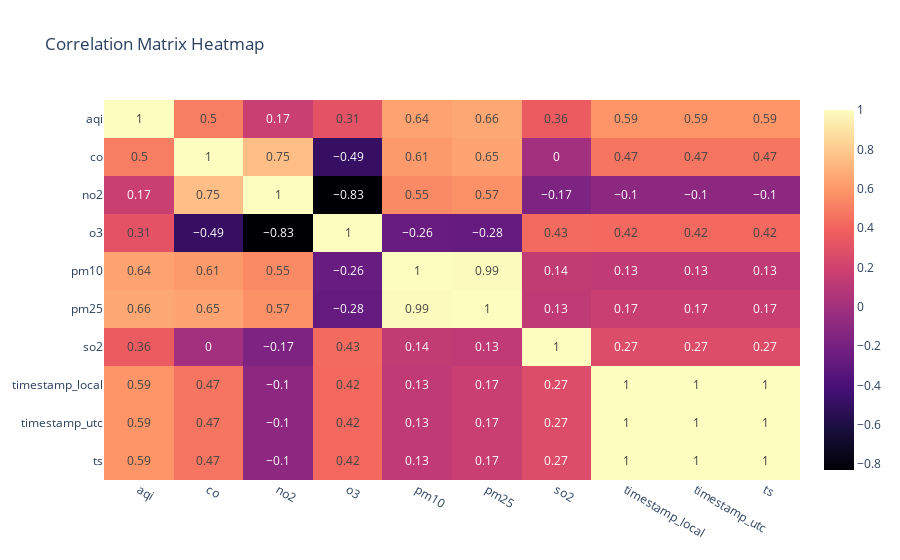

Notebook cell for this chart:
### Code cell
# Correlation Matrix Heatmap

correlation_matrix = df.corr()
fig_heatmap = px.imshow(round(correlation_matrix,2), title='Correlation Matrix Heatmap', color_continuous_scale='Magma',
                         aspect='auto', text_auto=True)
fig_heatmap.show()

### Figure 1 — Plotly figure (JSON) as saved in the notebook; plotly's stock layout.template omitted (floating-point values rounded to 4 significant figures)
{"data": [{"coloraxis": "coloraxis", "hovertemplate": "x: %{x}<br>y: %{y}<br>color: %{z}<extra></extra>", "name": "0", "texttemplate": "%{z}", "type": "heatmap", "x": ["aqi", "co", "no2", "o3", "pm10", "pm25", "so2", "timestamp_local", "timestamp_utc", "ts"], "xaxis": "x", "y": ["aqi", "co", "no2", "o3", "pm10", "pm25", "so2", "timestamp_local", "timestamp_utc", "ts"], "yaxis": "y", "z": [[1, 0.5, 0.17, 0.31, 0.64, 0.66, 0.36, 0.59, 0.59, 0.59], [0.5, 1, 0.75, -0.49, 0.61, 0.65, 0, 0.47, 0.47, 0.47], [0.17, 0.75, 1, -0.83, 0.55, 0.57, -0.17, -0.1, -0.1, -0.1], [0.31, -0.49, -0.83, 1, -0.26, -0.28, 0.43, 0.42, 0.42, 0.42], [0.64, 0.61, 0.55, -0.26, 1, 0.99, 0.14, 0.13, 0.13, 0.13], [0.66, 0.65, 0.57, -0.28, 0.99, 1, 0.13, 0.17, 0.17, 0.17], [0.36, 0, -0.17, 0.43, 0.14, 0.13, 1, 0.27, 0.27, 0.27], [0.59, 0.47, -0.1, 0.42, 0.13, 0.17, 0.27, 1, 1, 1], [0.59, 0.47, -0.1, 0.42, 0.13, 0.17, 0.27, 1, 1, 1], [0.59, 0.47, -0.1, 0.42, 0.13, 0.17, 0.27, 1, 1, 1]]}], "layout": {"coloraxis": {"colorscale": [[0, "#000004"], [0.1111, "#180f3d"], [0.2222, "#440f76"], [0.3333, "#721f81"], [0.4444, "#9e2f7f"], [0.5556, "#cd4071"], [0.6667, "#f1605d"], [0.7778, "#fd9668"], [0.8889, "#feca8d"], [1, "#fcfdbf"]]}, "title": {"text": "Correlation Matrix Heatmap"}, "xaxis": {"anchor": "y", "domain": [0, 1]}, "yaxis": {"anchor": "x", "autorange": "reversed", "domain": [0, 1]}}}
